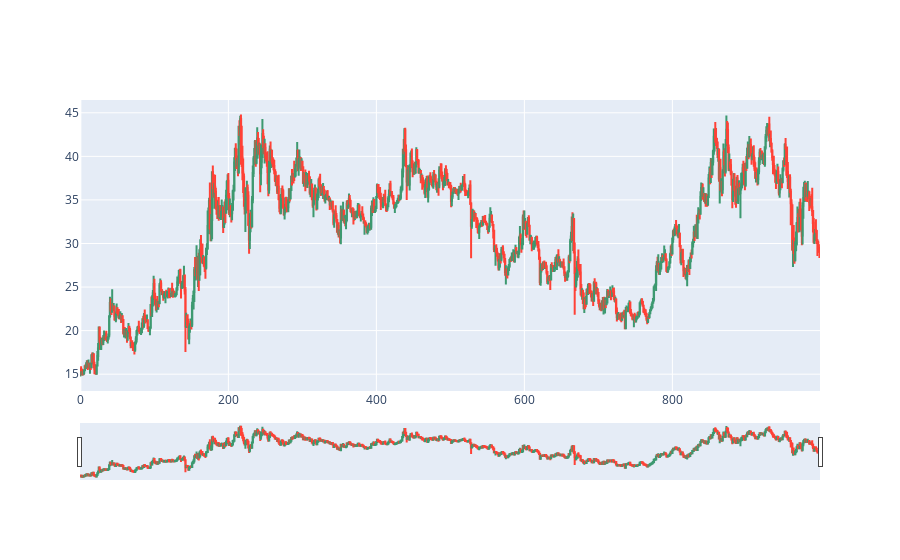

The code cell stored with this chart in its notebook:
### Code cell
dfpl = df[:]
import plotly.graph_objects as go
from datetime import datetime

fig = go.Figure(data=[go.Candlestick(x=dfpl.index,
                open=dfpl['Open'],
                high=dfpl['High'],
                low=dfpl['Low'],
                close=dfpl['Close'])])

fig.show()

### Figure 1 — Plotly figure (JSON) as saved in the notebook; plotly's stock layout.template omitted (floating-point values rounded to 4 significant figures; data arrays with more than 128 entries replaced by an {"elided": "..."} marker saying what was removed)
{"data": [{"close": {"elided": "1000 float values"}, "high": {"elided": "1000 float values"}, "low": {"elided": "1000 float values"}, "open": {"elided": "1000 float values"}, "type": "candlestick", "x": {"elided": "1000 int values"}}], "layout": {}}
